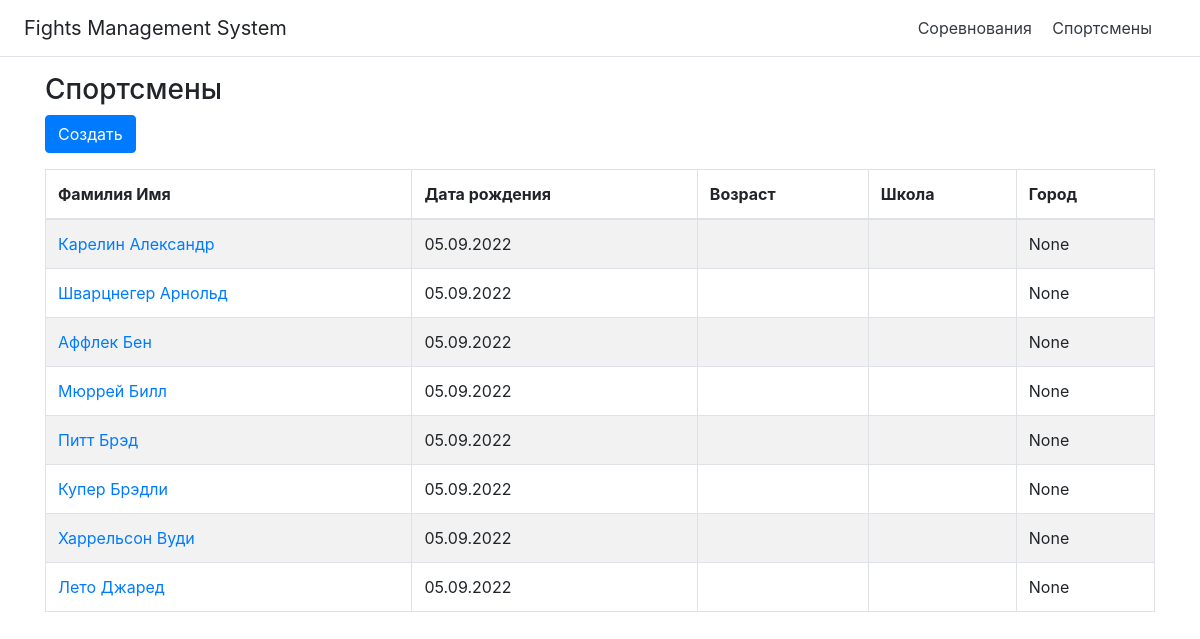
The page /participants on the database as committed earlier.
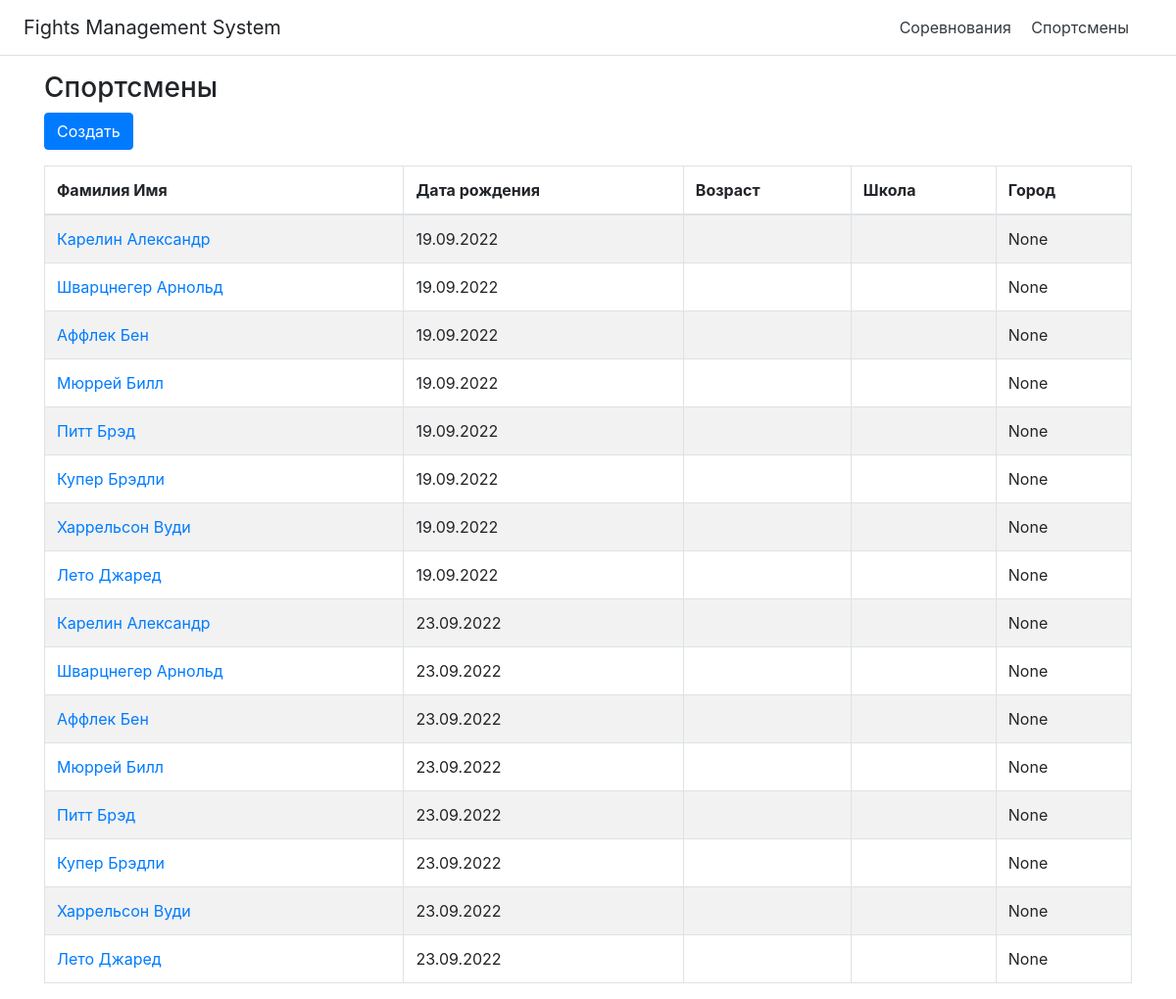
The same page on the database as committed later.
### models/models.py (models this page shows)
class ParticipantsDB(db.Model):
    participant_id = db.Column(db.Integer, primary_key=True)
    participant_first_name = db.Column(db.String)
    participant_last_name = db.Column(db.String)
    registration_participant = db.relationship('RegistrationsDB', backref='registration_participant')
    fighter_image = db.Column(db.String)
    birthday = db.Column(db.Date, default=datetime.utcnow)
    participant_city = db.Column(db.String)
    active_status = db.Column(db.Boolean, default=False)

### routes/routes.py (the view)
@home.route('/participants')
def participants():
    participants_data = ParticipantsDB.query.all()
    return render_template('participants_list.html', participants_data=participants_data)

### templates/participants_list.html (shortened to what this page needs)
{% extends "base.html" %}
{% block head %}
<link rel="stylesheet" type="text/css" href="https://cdnjs.cloudflare.com/ajax/libs/twitter-bootstrap/4.5.2/css/bootstrap.css">
<link rel="stylesheet" type="text/css" href="https://cdn.datatables.net/1.11.5/css/jquery.dataTables.min.css">
<link rel="stylesheet" href="https://cdnjs.cloudflare.com/ajax/libs/font-awesome/4.7.0/css/font-awesome.css">
{% endblock %}
{% block content %}
<div class="container" style="margin-top: 10px">
        <h3>Спортсмены</h3>
    <button type="button" class="btn btn-primary new_participant">Создать</button>
        <table id="participants_table" class="table table-striped table-bordered" style="width:100%">
            <thead>
                <tr>
                    <th>Фамилия Имя</th>
                    <th>Дата рождения</th>
                    <th>Возраст</th>
                    <th>Школа</th>
                    <th>Город</th>
                </tr>
            </thead>
            <tbody>
            {% for participant in participants_data %}
                <tr>
                    <td>
                        <a href="{{url_for('home.participant', participant_id = participant.participant_id, active_tab_name=1)}}">
                              {{ participant.participant_last_name }} {{ participant.participant_first_name }}
                        </a>
                    </td>
                    <td>{{ participant.birthday.strftime('%d.%m.%Y')}}</td>
                    <td></td>
                    <td></td>
                    <td>{{ participant.participant_city }}</td>
                </tr>
            {% endfor %}
        </table>
{% endblock %}

### templates/base.html (shortened to what this page needs)
<!DOCTYPE html>
<html lang="en">
<head>
{% block head %}{% endblock %}
</head>
<body>
    <div class="d-flex flex-column flex-md-row align-items-center p-3 px-md-4 mb-3 bg-white border-bottom box-shadow">
      <h5 class="my-0 mr-md-auto font-weight-normal">Fights Management System</h5>
      <nav class="my-2 my-md-0 mr-md-3">
        <a class="p-2 text-dark" href="{{url_for('home.competitions')}}">Соревнования</a>
        <a class="p-2 text-dark" href="{{url_for('home.participants')}}">Спортсмены</a>
      </nav>
    </div>
    <div id="content">
        {% block content %}
        {% endblock %}
    </div>
</body>
</html>

Rows that differ between the two databases and show on the page:
changed ParticipantsDB (number 1 of 16 on the later page): birthday "05.09.2022" → "19.09.2022"
changed ParticipantsDB (number 2 of 16 on the later page): birthday "05.09.2022" → "19.09.2022"
changed ParticipantsDB (number 3 of 16 on the later page): birthday "05.09.2022" → "19.09.2022"
changed ParticipantsDB (number 4 of 16 on the later page): birthday "05.09.2022" → "19.09.2022"
changed ParticipantsDB (number 5 of 16 on the later page): birthday "05.09.2022" → "19.09.2022"
changed ParticipantsDB (number 6 of 16 on the later page): birthday "05.09.2022" → "19.09.2022"
changed ParticipantsDB (number 7 of 16 on the later page): birthday "05.09.2022" → "19.09.2022"
changed ParticipantsDB (number 8 of 16 on the later page): birthday "05.09.2022" → "19.09.2022"
added ParticipantsDB: participant_last_name "Карелин", participant_first_name "Александр", birthday "23.09.2022", participant_city "None"
added ParticipantsDB: participant_last_name "Шварцнегер", participant_first_name "Арнольд", birthday "23.09.2022", participant_city "None"
added ParticipantsDB: participant_last_name "Аффлек", participant_first_name "Бен", birthday "23.09.2022", participant_city "None"
added ParticipantsDB: participant_last_name "Мюррей", participant_first_name "Билл", birthday "23.09.2022", participant_city "None"
added ParticipantsDB: participant_last_name "Питт", participant_first_name "Брэд", birthday "23.09.2022", participant_city "None"
added ParticipantsDB: participant_last_name "Купер", participant_first_name "Брэдли", birthday "23.09.2022", participant_city "None"
added ParticipantsDB: participant_last_name "Харрельсон", participant_first_name "Вуди", birthday "23.09.2022", participant_city "None"
added ParticipantsDB: participant_last_name "Лето", participant_first_name "Джаред", birthday "23.09.2022", participant_city "None"
